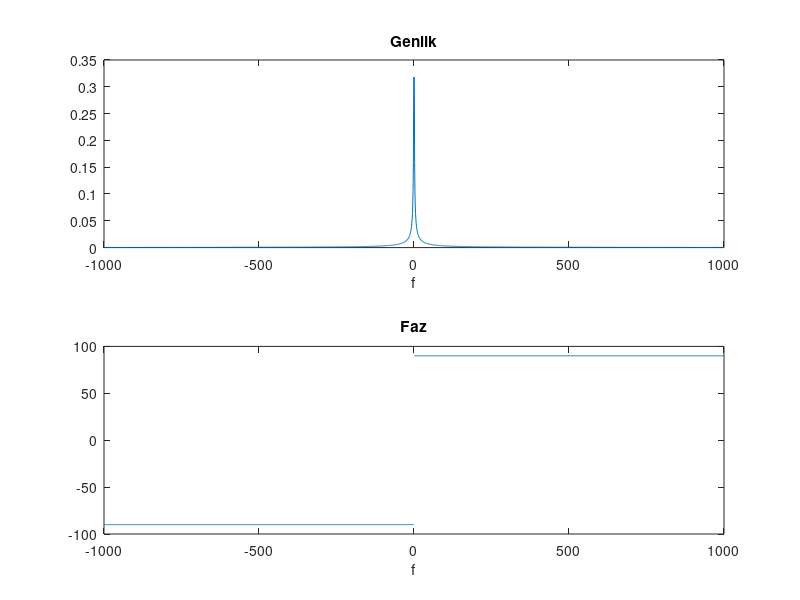

This chart was generated by the following MATLAB code:
f = -1000:1:1000;
xsurekli = ((1j*cos(8*pi*f))./(pi*f))+((1j*sin(4*pi*f)) ./ ((2*pi*f).^2));

subplot(2,1,1);
plot(f,abs(xsurekli));
title('Genlik');
xlabel('f');

subplot(2,1,2);
plot(f,(180/pi)*angle(xsurekli));
title('Faz');
xlabel('f');
